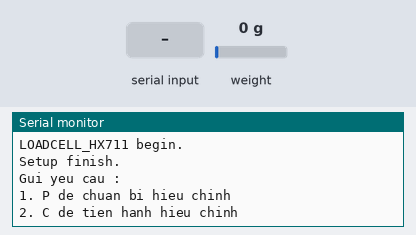
This sketch was run on a simulated ESP32. Shown: the last lines printed to the serial monitor. The inputs (shaded band) are chosen by the test bench; at power-on: weight on the scale 0 g. EEPROM starts erased.

Above: at 7.3 s.
7.4 s: "P" received over Serial
At 14.7 s:
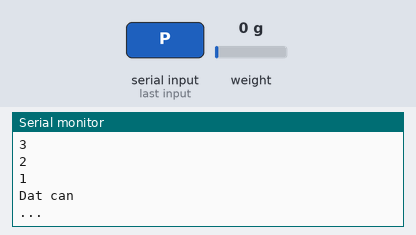
21.6 s: "C" received over Serial
At 24.0 s:
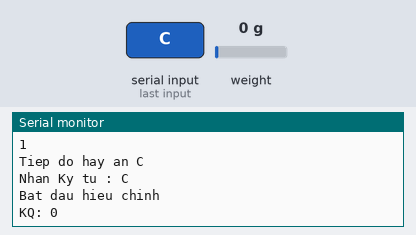
Timing chart, 0 to 25.5 s (numbered marks = the images above; inputs shaded):
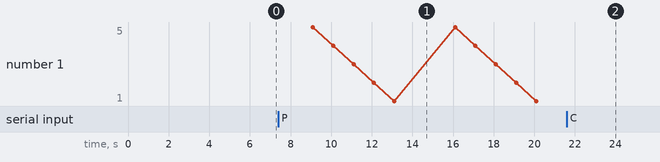

Measured:
- after the input at 7.4 s, the serial monitor: prints a new line after 0.70 s (image 1)
- after the input at 21.6 s, the serial monitor: prints a new line after 0.50 s (image 2)

The sketch:

Config_NVS.ino
```cpp
#include "HX711.h"
#include <Preferences.h>

#define LOADCELL_DOUT_PIN 5
#define LOADCELL_SCK_PIN  18

#define KL0 500

long sensor_Reading_Results;
float CALIBRATION_FACTOR;
bool show_Weighing_Results = false;

int weight_In_g;

HX711 LOADCELL_HX711;
Preferences preferences;

void setup() {
  Serial.begin(115200);
  Serial.println();
  delay(2000);

  Serial.println("Setup...");
  delay(1000);

  preferences.begin("CF", false);
  delay(100);

  Serial.println();
  Serial.println("Khong dat vat len can");
  delay(1000);

  Serial.println();
  Serial.println("LOADCELL_HX711 begin.");
  LOADCELL_HX711.begin(LOADCELL_DOUT_PIN, LOADCELL_SCK_PIN);

  Serial.println();
  Serial.println("Setup finish.");
  delay(1000);

  Serial.println();
  Serial.println("Gui yeu cau :");
  Serial.println("1. P de chuan bi hieu chinh");
  Serial.println("2. C de tien hanh hieu chinh");
  delay(1000);
}

void loop() {
  if(Serial.available()) {
    char inChar = (char)Serial.read();
    Serial.println();
    Serial.print("Nhan Ky tu : ");
    Serial.println(inChar);

    if (inChar == 'P') {
      show_Weighing_Results = false;
      delay(1000);
      if (LOADCELL_HX711.is_ready()) {
        Serial.println();
        Serial.println("Hay de can trong");
        Serial.println("...");

        for (byte i = 5; i > 0; i--) {
          Serial.println(i);
          delay(1000);
        }

        LOADCELL_HX711.set_scale();
        Serial.println();
        Serial.println("Dat can");
        Serial.println("...");
        delay(1000);

        LOADCELL_HX711.tare();
        Serial.println();
        Serial.println("Hay dat vat len can");
        Serial.flush();

        for (byte i = 5; i > 0; i--) {
          Serial.println(i);
          delay(1000);
        }

        Serial.println();
        Serial.println("Tiep do hay an C");
      } else {
        Serial.println("HX711 not found.");
      }
    }

    // Conditions to start the calibration process.
    if (inChar == 'C') {
      if (LOADCELL_HX711.is_ready()) {
        Serial.println();
        Serial.println("Bat dau hieu chinh");
        Serial.println();

        for (byte i = 0; i < 5; i++) {
          sensor_Reading_Results = LOADCELL_HX711.get_units(10);
          Serial.print("KQ: ");
          Serial.println(sensor_Reading_Results);
          delay(1000);
        }

        CALIBRATION_FACTOR = sensor_Reading_Results / KL0;

        Serial.println();
        Serial.println("Luu vao flash memory.");
        preferences.putFloat("CFVal", CALIBRATION_FACTOR);
        delay(500);

        Serial.println();
        Serial.println("Thong so hieu chinh tu flash memory.");
        float LOAD_CALIBRATION_FACTOR;
        LOAD_CALIBRATION_FACTOR = preferences.getFloat("CFVal", 0);
        delay(500);

        Serial.println();
        Serial.println("Cai dat can voi thong so hieu chinh");
        LOADCELL_HX711.set_scale(LOAD_CALIBRATION_FACTOR);
        delay(500);

        Serial.println();
        Serial.print("CALIBRATION_FACTOR : ");
        Serial.println(LOAD_CALIBRATION_FACTOR);
        delay(2000);

        show_Weighing_Results = true;

        Serial.println();
        Serial.println("Xong");
        Serial.println();
        Serial.println("Hieu chuan lai thi gui P");
        Serial.println();
        Serial.println("San sang su dung");
        Serial.println();
        delay(2000);
      } else {
        Serial.println("HX711 not found.");
      }
    }
  }

  if (show_Weighing_Results == true) {
    if (LOADCELL_HX711.is_ready()) {
      weight_In_g = LOADCELL_HX711.get_units(10);

      Serial.print("Khoi luong : ");
      Serial.print(weight_In_g);
      Serial.print(" g");
    } else {
      Serial.println("HX711 not found.");
    }
  }
  delay(1000);
}
```
